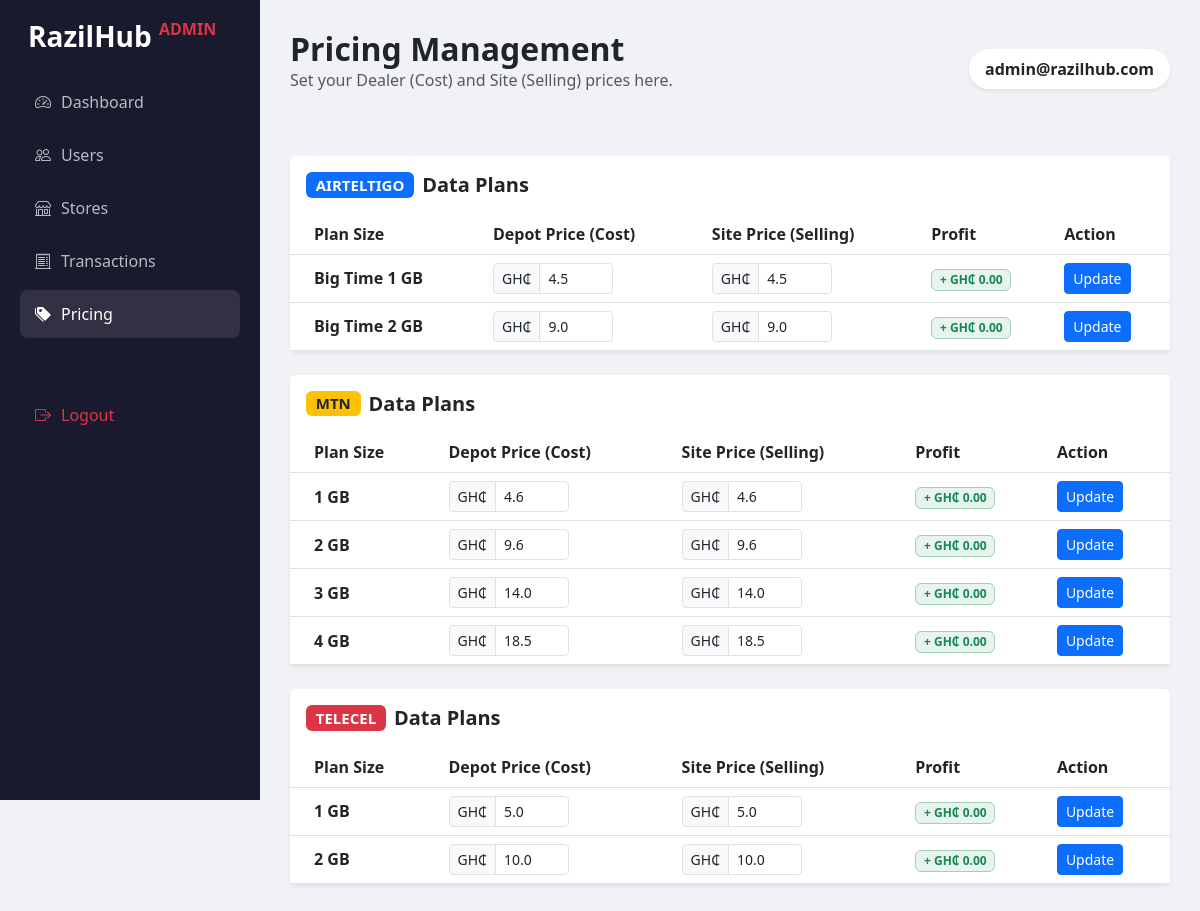
Screenshot of /admin/pricing (signed in) with the database file from the repository.
### app.py (models this page shows)
class User(UserMixin, db.Model):
    id = db.Column(db.Integer, primary_key=True)
    first_name = db.Column(db.String(100))
    last_name = db.Column(db.String(100))
    username = db.Column(db.String(50), unique=True)
    email = db.Column(db.String(120), unique=True)
    mobile = db.Column(db.String(20))
    password = db.Column(db.String(200))
    balance = db.Column(db.Float, default=0.0)
    is_admin = db.Column(db.Boolean, default=False)
    is_suspended = db.Column(db.Boolean, default=False) # New field for suspension

class DataPlan(db.Model):
    id = db.Column(db.Integer, primary_key=True)
    network = db.Column(db.String(20), nullable=False) # MTN, TELECEL, AIRTELTIGO
    plan_size = db.Column(db.String(20), nullable=False) # e.g. "1 GB"
    cost_price = db.Column(db.Float, nullable=False, default=0.0) # Depot Price (Cost)
    selling_price = db.Column(db.Float, nullable=False, default=0.0) # Site Price (Revenue)
    display_order = db.Column(db.Integer, default=0)
    status = db.Column(db.String(20), default='Active') # Active, Inactive

### app.py (the view, shortened to what this page needs)
@app.route('/admin/pricing', methods=['GET', 'POST'])
@admin_required
def admin_pricing():
    plans = DataPlan.query.order_by(DataPlan.network, DataPlan.display_order).all()
    grouped_plans = {}
    for p in plans:
        if p.network not in grouped_plans:
            grouped_plans[p.network] = []
        grouped_plans[p.network].append(p)
    return render_template('admin/pricing.html', grouped_plans=grouped_plans)

### app.py (called while the page is built)
@login_manager.user_loader
def load_user(user_id):
    return User.query.get(int(user_id))

def admin_required(f):
    @wraps(f)
    def decorated_function(*args, **kwargs):
        if not current_user.is_authenticated or not current_user.is_admin:
            flash("Access denied. Admin privileges required.", "error")
            return redirect(url_for('login'))
        return f(*args, **kwargs)
    return decorated_function

### templates/admin/pricing.html (shortened to what this page needs)
{% extends 'admin/base.html' %}
{% block header_title %}Pricing Management{% endblock %}
{% block header_subtitle %}Set your Dealer (Cost) and Site (Selling) prices here.{% endblock %}
{% block content %}
<div class="row">
    <div class="col-12">
        {% for network, plans in grouped_plans.items() %}
        <div class="card mb-4 border-0 shadow-sm">
            <div class="card-header bg-white py-3 border-0">
                <h5 class="fw-bold mb-0 d-flex align-items-center">
                    <span class="badge
                        {% if network == 'MTN' %}bg-warning text-dark
                        {% elif network == 'TELECEL' %}bg-danger
                        {% elif network == 'AIRTELTIGO' %}bg-primary
                        {% else %}bg-secondary{% endif %} me-2">
                        {{ network }}
                    </span>
                    Data Plans
                </h5>
            </div>
            <div class="card-body p-0">
                <div class="table-responsive">
                    <table class="table table-hover align-middle mb-0">
                        <thead class="bg-light text-muted">
                            <tr>
                                <th class="ps-4">Plan Size</th>
                                <th>Depot Price (Cost)</th>
                                <th>Site Price (Selling)</th>
                                <th>Profit</th>
                                <th>Action</th>
                            </tr>
                        </thead>
                        <tbody>
                            {% for plan in plans %}
                            <form action="{{ url_for('admin_pricing') }}" method="POST">
                                <tr>
                                    <td class="ps-4 fw-bold">{{ plan.plan_size }}</td>
                                    <td>
                                        <div class="input-group input-group-sm" style="max-width: 120px;">
                                            <span class="input-group-text">GH₵</span>
                                            <input type="number" step="0.01" name="cost_price" class="form-control"
                                                value="{{ plan.cost_price }}" required>
                                        </div>
                                    </td>
                                    <td>
                                        <div class="input-group input-group-sm" style="max-width: 120px;">
                                            <span class="input-group-text">GH₵</span>
                                            <input type="number" step="0.01" name="selling_price" class="form-control"
                                                value="{{ plan.selling_price }}" required>
                                        </div>
                                    </td>
                                    <td>
                                        <span
                                            class="badge bg-success bg-opacity-10 text-success border border-success-subtle">
                                            + GH₵ {{ "{:,.2f}".format(plan.selling_price - plan.cost_price) }}
                                        </span>
                                    </td>
                                    <td>
                                        <button type="submit" class="btn btn-sm btn-primary">Update</button>
                                    </td>
                                </tr>
                            </form>
                            {% endfor %}
                        </tbody>
                    </table>
                </div>
            </div>
        </div>
        {% endfor %}
    </div>
</div>
{% endblock %}

### templates/admin/base.html (shortened to what this page needs)
<!DOCTYPE html>
<html lang="en">
<head>
    <link href="https://cdn.jsdelivr.net/npm/bootstrap@5.3.0/dist/css/bootstrap.min.css" rel="stylesheet">
    <link rel="stylesheet" href="https://cdn.jsdelivr.net/npm/bootstrap-icons@1.10.0/font/bootstrap-icons.css">
</head>
<body>
    <div class="sidebar">
        <h3 class="mb-4 fw-bold ps-2">RazilHub <span class="text-danger fs-6 align-top">ADMIN</span></h3>
        <nav class="nav flex-column">
            <a href="{{ url_for('admin_dashboard') }}"
                class="nav-link {% if request.endpoint == 'admin_dashboard' %}active{% endif %}">
                <i class="bi bi-speedometer2"></i> <span>Dashboard</span>
            </a>
            <a href="{{ url_for('admin_users') }}"
                class="nav-link {% if request.endpoint == 'admin_users' %}active{% endif %}">
                <i class="bi bi-people"></i> <span>Users</span>
            </a>
            <a href="{{ url_for('admin_stores') }}"
                class="nav-link {% if request.endpoint == 'admin_stores' %}active{% endif %}">
                <i class="bi bi-shop"></i> <span>Stores</span>
            </a>
            <a href="{{ url_for('admin_transactions') }}"
                class="nav-link {% if request.endpoint == 'admin_transactions' %}active{% endif %}">
                <i class="bi bi-receipt-cutoff"></i> <span>Transactions</span>
            </a>
            <a href="{{ url_for('admin_pricing') }}"
                class="nav-link {% if request.endpoint == 'admin_pricing' %}active{% endif %}">
                <i class="bi bi-tags-fill"></i> <span>Pricing</span>
            </a>
        </nav>
        <div class="mt-auto pt-5">
            <a href="{{ url_for('logout') }}" class="nav-link text-danger">
                <i class="bi bi-box-arrow-right"></i> <span>Logout</span>
            </a>
        </div>
    </div>
    <div class="main-content">
        <div class="d-flex justify-content-between align-items-center mb-5">
            <div>
                <h2 class="fw-bold mb-0">{% block header_title %}System Overview{% endblock %}</h2>
                <p class="text-muted">{% block header_subtitle %}Welcome back, Administrator.{% endblock %}</p>
            </div>
            <div class="d-flex align-items-center gap-3">
                <div class="bg-white p-2 px-3 rounded-pill shadow-sm">
                    <span class="fw-bold text-dark">{{ current_user.email }}</span>
                </div>
            </div>
        </div>
        {% block content %}{% endblock %}
    </div>
</body>
</html>

### templates/admin/base.html (style rules this page uses)
body { font-family: 'Segoe UI', sans-serif; background-color: #f0f2f5; }
.sidebar { width: 260px; background-color: #1a1a2e; color: #fff; min-height: 100vh; position: fixed; left: 0; top: 0; padding: 20px; z-index: 1000; }
.main-content { margin-left: 260px; padding: 30px; }
.nav-link { color: rgba(255, 255, 255, 0.7); padding: 12px 15px; border-radius: 8px; margin-bottom: 5px; display: flex; align-items: center; gap: 10px; transition: all 0.3s; }
.nav-link:hover, .nav-link.active { background-color: rgba(255, 255, 255, 0.1); color: #fff; }

### rows the page displays
User: email "admin@razilhub.com"
DataPlan: network "AIRTELTIGO", plan_size "Big Time 1 GB", cost_price "4.5", selling_price "4.5", plan.selling_price-plan.cost_price "0.00"
DataPlan: plan_size "Big Time 2 GB", cost_price "9.0", selling_price "9.0", plan.selling_price-plan.cost_price "0.00"
DataPlan: network "MTN", plan_size "1 GB", cost_price "4.6", selling_price "4.6", plan.selling_price-plan.cost_price "0.00"
DataPlan: plan_size "2 GB", cost_price "9.6", selling_price "9.6", plan.selling_price-plan.cost_price "0.00"
DataPlan: plan_size "3 GB", cost_price "14.0", selling_price "14.0", plan.selling_price-plan.cost_price "0.00"
DataPlan: plan_size "4 GB", cost_price "18.5", selling_price "18.5", plan.selling_price-plan.cost_price "0.00"
DataPlan: network "TELECEL", plan_size "1 GB", cost_price "5.0", selling_price "5.0", plan.selling_price-plan.cost_price "0.00"
DataPlan: plan_size "2 GB", cost_price "10.0", selling_price "10.0", plan.selling_price-plan.cost_price "0.00"
